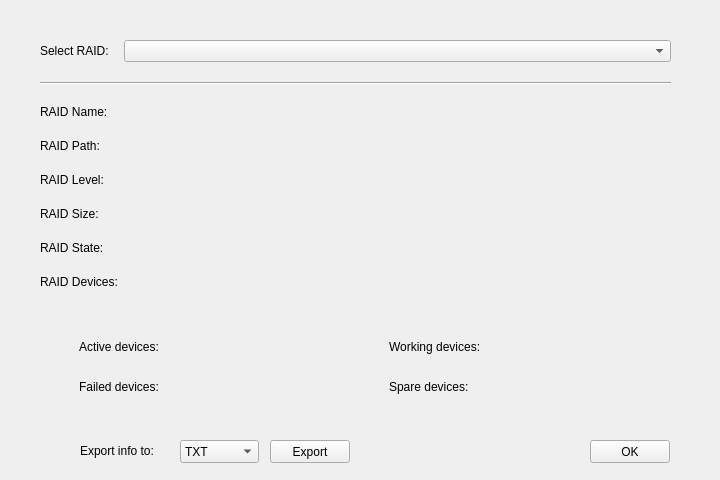
<?xml version="1.0" encoding="UTF-8"?>
<ui version="4.0">
 <class>Info</class>
 <widget class="QWidget" name="Info">
  <property name="windowModality">
   <enum>Qt::WindowModality::ApplicationModal</enum>
  </property>
  <property name="geometry">
   <rect>
    <x>0</x>
    <y>0</y>
    <width>720</width>
    <height>480</height>
   </rect>
  </property>
  <property name="sizePolicy">
   <sizepolicy hsizetype="Fixed" vsizetype="Fixed">
    <horstretch>0</horstretch>
    <verstretch>0</verstretch>
   </sizepolicy>
  </property>
  <property name="minimumSize">
   <size>
    <width>720</width>
    <height>480</height>
   </size>
  </property>
  <property name="maximumSize">
   <size>
    <width>720</width>
    <height>480</height>
   </size>
  </property>
  <property name="contextMenuPolicy">
   <enum>Qt::ContextMenuPolicy::ActionsContextMenu</enum>
  </property>
  <property name="windowTitle">
   <string>Info about a RAID</string>
  </property>
  <property name="locale">
   <locale language="English" country="UnitedStates"/>
  </property>
  <widget class="QWidget" name="formLayoutWidget">
   <property name="geometry">
    <rect>
     <x>40</x>
     <y>40</y>
     <width>631</width>
     <height>258</height>
    </rect>
   </property>
   <layout class="QFormLayout" name="raid_details">
    <property name="sizeConstraint">
     <enum>QLayout::SizeConstraint::SetDefaultConstraint</enum>
    </property>
    <property name="horizontalSpacing">
     <number>6</number>
    </property>
    <property name="verticalSpacing">
     <number>20</number>
    </property>
    <property name="leftMargin">
     <number>0</number>
    </property>
    <item row="0" column="0">
     <widget class="QLabel" name="select_raid_label">
      <property name="text">
       <string>Select RAID:</string>
      </property>
     </widget>
    </item>
    <item row="0" column="1">
     <widget class="QComboBox" name="select_raid"/>
    </item>
    <item row="1" column="0" colspan="2">
     <widget class="Line" name="line">
      <property name="orientation">
       <enum>Qt::Orientation::Horizontal</enum>
      </property>
     </widget>
    </item>
    <item row="3" column="0">
     <widget class="QLabel" name="raid_path_label">
      <property name="cursor">
       <cursorShape>ArrowCursor</cursorShape>
      </property>
      <property name="mouseTracking">
       <bool>true</bool>
      </property>
      <property name="text">
       <string>RAID Path:</string>
      </property>
     </widget>
    </item>
    <item row="3" column="1">
     <widget class="QLabel" name="raid_path">
      <property name="cursor">
       <cursorShape>IBeamCursor</cursorShape>
      </property>
      <property name="mouseTracking">
       <bool>true</bool>
      </property>
      <property name="toolTip">
       <string/>
      </property>
      <property name="text">
       <string/>
      </property>
      <property name="textInteractionFlags">
       <set>Qt::TextInteractionFlag::LinksAccessibleByMouse|Qt::TextInteractionFlag::TextSelectableByMouse</set>
      </property>
     </widget>
    </item>
    <item row="4" column="0">
     <widget class="QLabel" name="raid_level_label">
      <property name="cursor">
       <cursorShape>ArrowCursor</cursorShape>
      </property>
      <property name="mouseTracking">
       <bool>false</bool>
      </property>
      <property name="text">
       <string>RAID Level:</string>
      </property>
     </widget>
    </item>
    <item row="4" column="1">
     <widget class="QLabel" name="raid_level">
      <property name="cursor">
       <cursorShape>IBeamCursor</cursorShape>
      </property>
      <property name="mouseTracking">
       <bool>true</bool>
      </property>
      <property name="text">
       <string/>
      </property>
      <property name="textInteractionFlags">
       <set>Qt::TextInteractionFlag::LinksAccessibleByMouse|Qt::TextInteractionFlag::TextSelectableByMouse</set>
      </property>
     </widget>
    </item>
    <item row="5" column="0">
     <widget class="QLabel" name="select_size_label">
      <property name="text">
       <string>RAID Size:</string>
      </property>
     </widget>
    </item>
    <item row="5" column="1">
     <widget class="QLabel" name="raid_size">
      <property name="cursor">
       <cursorShape>IBeamCursor</cursorShape>
      </property>
      <property name="mouseTracking">
       <bool>true</bool>
      </property>
      <property name="text">
       <string/>
      </property>
      <property name="textInteractionFlags">
       <set>Qt::TextInteractionFlag::LinksAccessibleByMouse|Qt::TextInteractionFlag::TextSelectableByMouse</set>
      </property>
     </widget>
    </item>
    <item row="6" column="0">
     <widget class="QLabel" name="raid_state_label">
      <property name="cursor">
       <cursorShape>ArrowCursor</cursorShape>
      </property>
      <property name="mouseTracking">
       <bool>false</bool>
      </property>
      <property name="text">
       <string>RAID State:</string>
      </property>
     </widget>
    </item>
    <item row="6" column="1">
     <widget class="QLabel" name="raid_state">
      <property name="cursor">
       <cursorShape>IBeamCursor</cursorShape>
      </property>
      <property name="mouseTracking">
       <bool>true</bool>
      </property>
      <property name="text">
       <string/>
      </property>
      <property name="textInteractionFlags">
       <set>Qt::TextInteractionFlag::LinksAccessibleByMouse|Qt::TextInteractionFlag::TextSelectableByMouse</set>
      </property>
     </widget>
    </item>
    <item row="7" column="0">
     <widget class="QLabel" name="raid_devices_label">
      <property name="cursor">
       <cursorShape>ArrowCursor</cursorShape>
      </property>
      <property name="mouseTracking">
       <bool>false</bool>
      </property>
      <property name="text">
       <string>RAID Devices:</string>
      </property>
     </widget>
    </item>
    <item row="7" column="1">
     <widget class="QLabel" name="raid_devices">
      <property name="cursor">
       <cursorShape>IBeamCursor</cursorShape>
      </property>
      <property name="mouseTracking">
       <bool>true</bool>
      </property>
      <property name="text">
       <string/>
      </property>
      <property name="textInteractionFlags">
       <set>Qt::TextInteractionFlag::LinksAccessibleByMouse|Qt::TextInteractionFlag::TextSelectableByMouse</set>
      </property>
     </widget>
    </item>
    <item row="2" column="0">
     <widget class="QLabel" name="raid_name_label">
      <property name="cursor">
       <cursorShape>ArrowCursor</cursorShape>
      </property>
      <property name="mouseTracking">
       <bool>true</bool>
      </property>
      <property name="text">
       <string>RAID Name:</string>
      </property>
     </widget>
    </item>
    <item row="2" column="1">
     <widget class="QLabel" name="raid_name">
      <property name="cursor">
       <cursorShape>IBeamCursor</cursorShape>
      </property>
      <property name="text">
       <string/>
      </property>
      <property name="textInteractionFlags">
       <set>Qt::TextInteractionFlag::LinksAccessibleByMouse|Qt::TextInteractionFlag::TextSelectableByMouse</set>
      </property>
     </widget>
    </item>
   </layout>
  </widget>
  <widget class="QPushButton" name="OK_button">
   <property name="geometry">
    <rect>
     <x>590</x>
     <y>440</y>
     <width>80</width>
     <height>23</height>
    </rect>
   </property>
   <property name="font">
    <font>
     <bold>false</bold>
    </font>
   </property>
   <property name="contextMenuPolicy">
    <enum>Qt::ContextMenuPolicy::ActionsContextMenu</enum>
   </property>
   <property name="text">
    <string>OK</string>
   </property>
  </widget>
  <widget class="QFrame" name="row1">
   <property name="geometry">
    <rect>
     <x>70</x>
     <y>330</y>
     <width>631</width>
     <height>33</height>
    </rect>
   </property>
   <layout class="QHBoxLayout" name="horizontalLayout">
    <item>
     <widget class="QLabel" name="active_label">
      <property name="cursor">
       <cursorShape>ArrowCursor</cursorShape>
      </property>
      <property name="mouseTracking">
       <bool>false</bool>
      </property>
      <property name="text">
       <string>Active devices:</string>
      </property>
     </widget>
    </item>
    <item>
     <widget class="QLabel" name="active_devices">
      <property name="cursor">
       <cursorShape>IBeamCursor</cursorShape>
      </property>
      <property name="mouseTracking">
       <bool>true</bool>
      </property>
      <property name="text">
       <string/>
      </property>
      <property name="textInteractionFlags">
       <set>Qt::TextInteractionFlag::LinksAccessibleByMouse|Qt::TextInteractionFlag::TextSelectableByMouse</set>
      </property>
     </widget>
    </item>
    <item>
     <widget class="QLabel" name="working_label">
      <property name="cursor">
       <cursorShape>ArrowCursor</cursorShape>
      </property>
      <property name="mouseTracking">
       <bool>false</bool>
      </property>
      <property name="text">
       <string>Working devices:</string>
      </property>
     </widget>
    </item>
    <item>
     <widget class="QLabel" name="working_devices">
      <property name="cursor">
       <cursorShape>IBeamCursor</cursorShape>
      </property>
      <property name="mouseTracking">
       <bool>true</bool>
      </property>
      <property name="text">
       <string/>
      </property>
      <property name="textInteractionFlags">
       <set>Qt::TextInteractionFlag::LinksAccessibleByMouse|Qt::TextInteractionFlag::TextSelectableByMouse</set>
      </property>
     </widget>
    </item>
   </layout>
  </widget>
  <widget class="QFrame" name="row2">
   <property name="geometry">
    <rect>
     <x>70</x>
     <y>370</y>
     <width>631</width>
     <height>33</height>
    </rect>
   </property>
   <layout class="QHBoxLayout" name="horizontalLayout_3">
    <item>
     <widget class="QLabel" name="failed_label">
      <property name="cursor">
       <cursorShape>ArrowCursor</cursorShape>
      </property>
      <property name="mouseTracking">
       <bool>false</bool>
      </property>
      <property name="text">
       <string>Failed devices:</string>
      </property>
     </widget>
    </item>
    <item>
     <widget class="QLabel" name="failed_devices">
      <property name="cursor">
       <cursorShape>IBeamCursor</cursorShape>
      </property>
      <property name="mouseTracking">
       <bool>true</bool>
      </property>
      <property name="text">
       <string/>
      </property>
      <property name="textInteractionFlags">
       <set>Qt::TextInteractionFlag::LinksAccessibleByMouse|Qt::TextInteractionFlag::TextSelectableByMouse</set>
      </property>
     </widget>
    </item>
    <item>
     <widget class="QLabel" name="spare_label">
      <property name="cursor">
       <cursorShape>ArrowCursor</cursorShape>
      </property>
      <property name="mouseTracking">
       <bool>false</bool>
      </property>
      <property name="text">
       <string>Spare devices:</string>
      </property>
     </widget>
    </item>
    <item>
     <widget class="QLabel" name="spare_devices">
      <property name="cursor">
       <cursorShape>IBeamCursor</cursorShape>
      </property>
      <property name="mouseTracking">
       <bool>true</bool>
      </property>
      <property name="text">
       <string/>
      </property>
      <property name="textInteractionFlags">
       <set>Qt::TextInteractionFlag::LinksAccessibleByMouse|Qt::TextInteractionFlag::TextSelectableByMouse</set>
      </property>
     </widget>
    </item>
   </layout>
  </widget>
  <widget class="QPushButton" name="export_button">
   <property name="geometry">
    <rect>
     <x>270</x>
     <y>440</y>
     <width>80</width>
     <height>23</height>
    </rect>
   </property>
   <property name="text">
    <string>Export</string>
   </property>
  </widget>
  <widget class="QComboBox" name="export_selector">
   <property name="geometry">
    <rect>
     <x>180</x>
     <y>440</y>
     <width>79</width>
     <height>23</height>
    </rect>
   </property>
   <item>
    <property name="text">
     <string>TXT</string>
    </property>
   </item>
  </widget>
  <widget class="QLabel" name="export_label">
   <property name="geometry">
    <rect>
     <x>80</x>
     <y>440</y>
     <width>91</width>
     <height>21</height>
    </rect>
   </property>
   <property name="text">
    <string>Export info to:</string>
   </property>
  </widget>
 </widget>
 <resources/>
 <connections/>
</ui>
